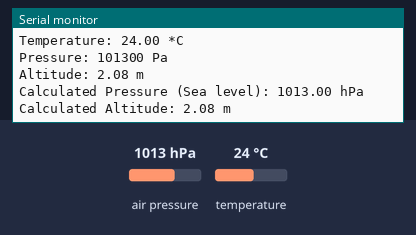
A sketch run on a simulated Arduino Uno, built with avr-gcc and run on an emulated ATmega328P. On the bench: the last lines printed to the serial monitor. The test bench sets the inputs (shaded band); at power-on: air pressure 1013 hPa, temperature 24 °C.

Above: at 1.2 s.
1.3 s: air pressure set to 952 hPa
At 2.7 s:
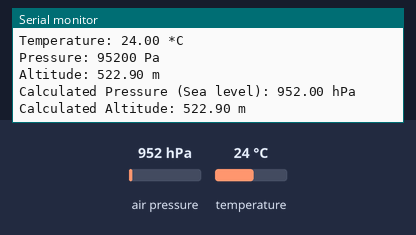
2.8 s: temperature set to 12 °C
4.3 s: air pressure set to 975 hPa
At 5.2 s:
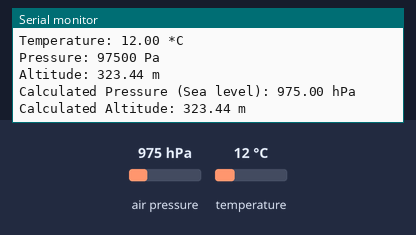
Timing chart, 0 to 7.3 s (numbered marks = the images above; inputs shaded):
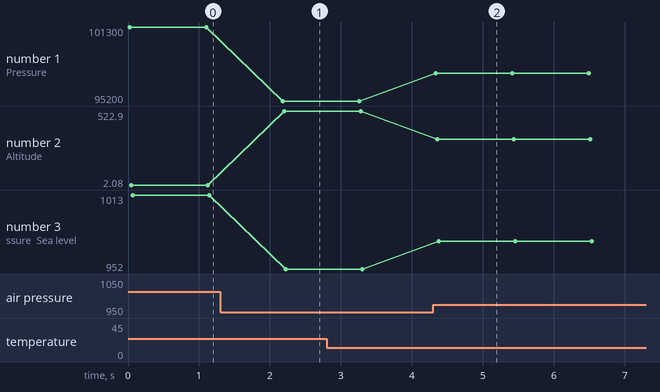

Measured:
- after the input at 1.3 s, the serial monitor: prints a new line after 0.88 s (image 1)
- after the input at 4.3 s, the serial monitor: prints a new line at once (image 2)
- plotted number 1: 101300 → 95200 after the input at 1.3 s, 95200 → 97500 after the input at 4.3 s
- plotted number 2: 2.08 → 522.9 after the input at 1.3 s, 522.9 → 323.44 after the input at 4.3 s
- plotted number 3: 1013 → 952 after the input at 1.3 s, 952 → 975 after the input at 4.3 s

The sketch:

bmpTest.ino
```cpp
// Test code for BMP180 module
// Dec 2021

#include <Wire.h>
#include <Adafruit_BMP085.h>
#define seaLevelPressure_hPa 1013.25  // Pressure at sea level

Adafruit_BMP085 bmp;

void setup() {
  Serial.begin(9600);

  // BMP180 init and check if BMP180 exist
  if (!bmp.begin()) {
  Serial.println("Cannot find BMP180 Module");
  while (1) {}
  }
}

void loop() {
    Serial.print("Temperature: ");
    Serial.print(bmp.readTemperature());
    Serial.println(" *C");

    Serial.print("Pressure: ");
    Serial.print(bmp.readPressure());
    Serial.println(" Pa");

    Serial.print("Altitude: ");
    Serial.print(bmp.readAltitude());
    Serial.println(" m");

    Serial.print("Calculated Pressure (Sea level): ");
    Serial.print(bmp.readSealevelPressure()*0.01);
    Serial.println(" hPa");

    Serial.print("Calculated Altitude: ");
    Serial.print(bmp.readAltitude(seaLevelPressure_hPa * 100));
    Serial.println(" m");

    Serial.println();
    delay(1000);
}
```
